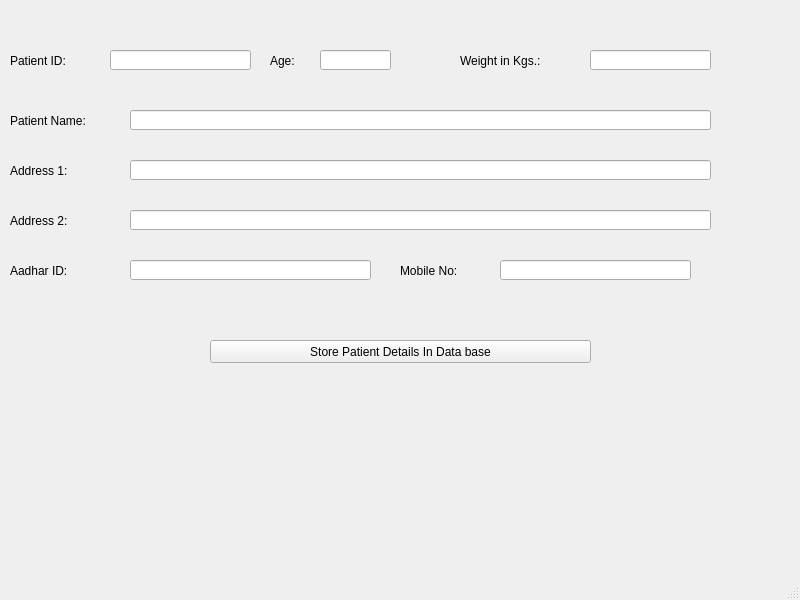
<?xml version="1.0" encoding="UTF-8"?>
<ui version="4.0">
 <class>MainWindow</class>
 <widget class="QMainWindow" name="MainWindow">
  <property name="geometry">
   <rect>
    <x>0</x>
    <y>0</y>
    <width>800</width>
    <height>600</height>
   </rect>
  </property>
  <property name="windowTitle">
   <string>MainWindow</string>
  </property>
  <widget class="QWidget" name="centralwidget">
   <widget class="QLabel" name="label">
    <property name="geometry">
     <rect>
      <x>10</x>
      <y>50</y>
      <width>101</width>
      <height>21</height>
     </rect>
    </property>
    <property name="styleSheet">
     <string notr="true">font: 14pt &quot;Bodoni MT&quot;;</string>
    </property>
    <property name="text">
     <string>Patient ID:</string>
    </property>
   </widget>
   <widget class="QLabel" name="label_2">
    <property name="geometry">
     <rect>
      <x>270</x>
      <y>50</y>
      <width>101</width>
      <height>21</height>
     </rect>
    </property>
    <property name="styleSheet">
     <string notr="true">font: 14pt &quot;Bodoni MT&quot;;</string>
    </property>
    <property name="text">
     <string>Age:</string>
    </property>
   </widget>
   <widget class="QLabel" name="label_3">
    <property name="geometry">
     <rect>
      <x>460</x>
      <y>50</y>
      <width>131</width>
      <height>21</height>
     </rect>
    </property>
    <property name="styleSheet">
     <string notr="true">font: 14pt &quot;Bodoni MT&quot;;</string>
    </property>
    <property name="text">
     <string>Weight in Kgs.:</string>
    </property>
   </widget>
   <widget class="QLabel" name="label_4">
    <property name="geometry">
     <rect>
      <x>10</x>
      <y>110</y>
      <width>121</width>
      <height>21</height>
     </rect>
    </property>
    <property name="styleSheet">
     <string notr="true">font: 14pt &quot;Bodoni MT&quot;;</string>
    </property>
    <property name="text">
     <string>Patient Name:</string>
    </property>
   </widget>
   <widget class="QLabel" name="label_5">
    <property name="geometry">
     <rect>
      <x>10</x>
      <y>160</y>
      <width>101</width>
      <height>21</height>
     </rect>
    </property>
    <property name="styleSheet">
     <string notr="true">font: 14pt &quot;Bodoni MT&quot;;</string>
    </property>
    <property name="text">
     <string>Address 1: </string>
    </property>
   </widget>
   <widget class="QLabel" name="label_6">
    <property name="geometry">
     <rect>
      <x>10</x>
      <y>210</y>
      <width>101</width>
      <height>21</height>
     </rect>
    </property>
    <property name="styleSheet">
     <string notr="true">font: 14pt &quot;Bodoni MT&quot;;</string>
    </property>
    <property name="text">
     <string>Address 2:</string>
    </property>
   </widget>
   <widget class="QLabel" name="label_7">
    <property name="geometry">
     <rect>
      <x>10</x>
      <y>260</y>
      <width>101</width>
      <height>21</height>
     </rect>
    </property>
    <property name="styleSheet">
     <string notr="true">font: 14pt &quot;Bodoni MT&quot;;</string>
    </property>
    <property name="text">
     <string>Aadhar ID:</string>
    </property>
   </widget>
   <widget class="QLabel" name="label_8">
    <property name="geometry">
     <rect>
      <x>400</x>
      <y>260</y>
      <width>101</width>
      <height>21</height>
     </rect>
    </property>
    <property name="styleSheet">
     <string notr="true">font: 14pt &quot;Bodoni MT&quot;;</string>
    </property>
    <property name="text">
     <string>Mobile No:</string>
    </property>
   </widget>
   <widget class="QLineEdit" name="lineEdit">
    <property name="geometry">
     <rect>
      <x>110</x>
      <y>50</y>
      <width>141</width>
      <height>20</height>
     </rect>
    </property>
   </widget>
   <widget class="QLineEdit" name="lineEdit_2">
    <property name="geometry">
     <rect>
      <x>320</x>
      <y>50</y>
      <width>71</width>
      <height>20</height>
     </rect>
    </property>
   </widget>
   <widget class="QLineEdit" name="lineEdit_3">
    <property name="geometry">
     <rect>
      <x>590</x>
      <y>50</y>
      <width>121</width>
      <height>20</height>
     </rect>
    </property>
   </widget>
   <widget class="QLineEdit" name="lineEdit_4">
    <property name="geometry">
     <rect>
      <x>130</x>
      <y>110</y>
      <width>581</width>
      <height>20</height>
     </rect>
    </property>
   </widget>
   <widget class="QLineEdit" name="lineEdit_5">
    <property name="geometry">
     <rect>
      <x>130</x>
      <y>160</y>
      <width>581</width>
      <height>20</height>
     </rect>
    </property>
   </widget>
   <widget class="QLineEdit" name="lineEdit_6">
    <property name="geometry">
     <rect>
      <x>130</x>
      <y>210</y>
      <width>581</width>
      <height>20</height>
     </rect>
    </property>
   </widget>
   <widget class="QLineEdit" name="lineEdit_7">
    <property name="geometry">
     <rect>
      <x>130</x>
      <y>260</y>
      <width>241</width>
      <height>20</height>
     </rect>
    </property>
   </widget>
   <widget class="QLineEdit" name="lineEdit_8">
    <property name="geometry">
     <rect>
      <x>500</x>
      <y>260</y>
      <width>191</width>
      <height>20</height>
     </rect>
    </property>
   </widget>
   <widget class="QPushButton" name="pushButton">
    <property name="geometry">
     <rect>
      <x>210</x>
      <y>340</y>
      <width>381</width>
      <height>23</height>
     </rect>
    </property>
    <property name="styleSheet">
     <string notr="true">font: 14pt &quot;Bodoni MT&quot;;</string>
    </property>
    <property name="text">
     <string>Store Patient Details In Data base</string>
    </property>
   </widget>
  </widget>
  <widget class="QMenuBar" name="menubar">
   <property name="geometry">
    <rect>
     <x>0</x>
     <y>0</y>
     <width>800</width>
     <height>21</height>
    </rect>
   </property>
  </widget>
  <widget class="QStatusBar" name="statusbar"/>
 </widget>
 <resources/>
 <connections/>
</ui>
